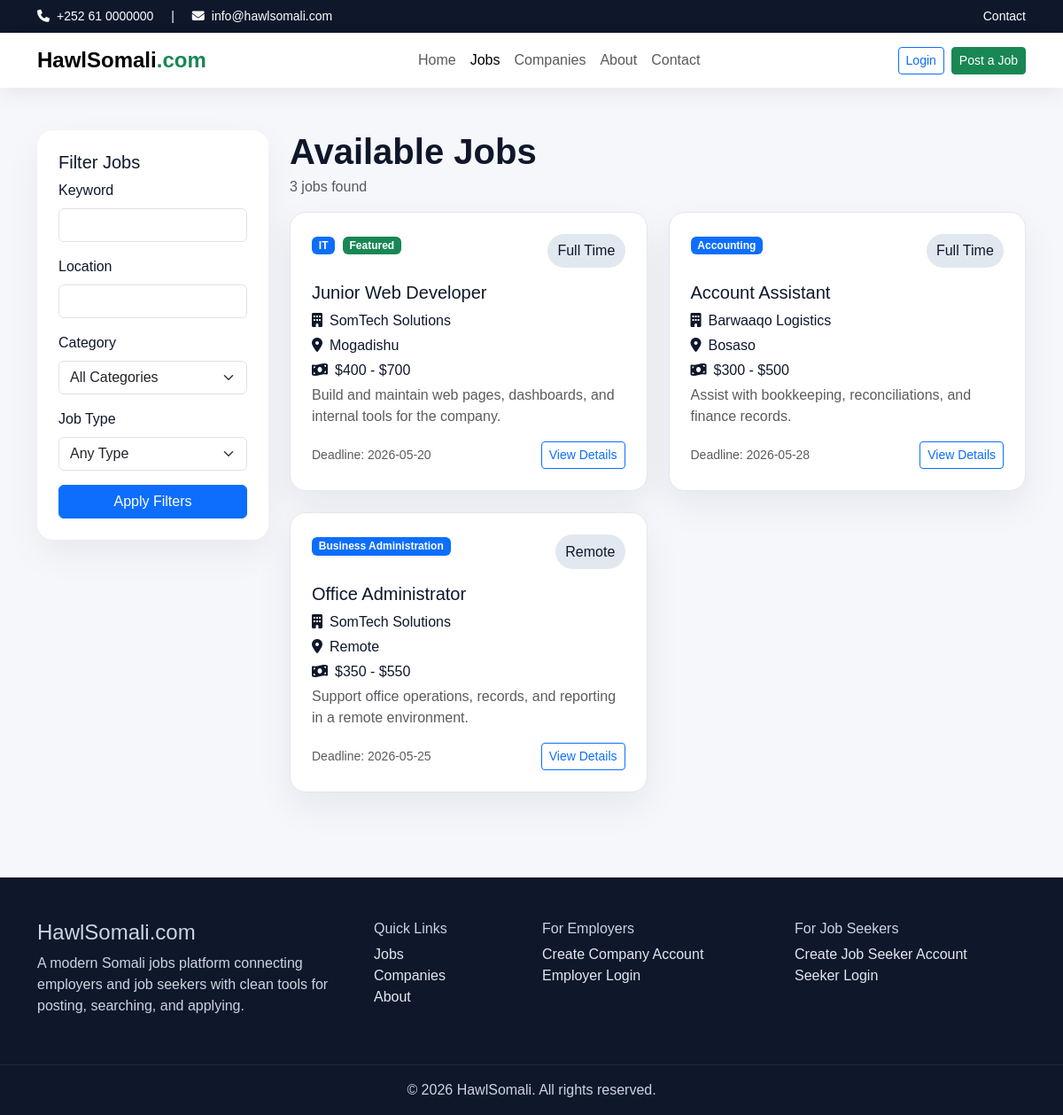
Screenshot of /pages/jobs.php with the database file from the repository.
### tables this page shows
CREATE TABLE jobs (
  id INT AUTO_INCREMENT PRIMARY KEY,
  employer_id INT NOT NULL,
  category_id INT NOT NULL,
  location_id INT NOT NULL,
  title VARCHAR(180) NOT NULL,
  job_type VARCHAR(50) NOT NULL DEFAULT 'Full Time',
  salary_min DECIMAL(10,2) NOT NULL DEFAULT 0.00,
  salary_max DECIMAL(10,2) NOT NULL DEFAULT 0.00,
  experience_level VARCHAR(100) DEFAULT NULL,
  education_level VARCHAR(100) DEFAULT NULL,
  vacancy_count INT NOT NULL DEFAULT 1,
  deadline DATE DEFAULT NULL,
  description TEXT,
  requirements TEXT,
  responsibilities TEXT,
  status VARCHAR(20) NOT NULL DEFAULT 'active',
  is_approved TINYINT(1) NOT NULL DEFAULT 0,
  is_featured TINYINT(1) NOT NULL DEFAULT 0,
  created_at DATETIME DEFAULT CURRENT_TIMESTAMP,
  CONSTRAINT fk_jobs_employer FOREIGN KEY (employer_id) REFERENCES employers(id) ON DELETE CASCADE,
  CONSTRAINT fk_jobs_category FOREIGN KEY (category_id) REFERENCES categories(id),
  CONSTRAINT fk_jobs_location FOREIGN KEY (location_id) REFERENCES locations(id)
);

CREATE TABLE categories (
  id INT AUTO_INCREMENT PRIMARY KEY,
  name VARCHAR(100) NOT NULL
);

CREATE TABLE employers (
  id INT AUTO_INCREMENT PRIMARY KEY,
  company_name VARCHAR(150) NOT NULL,
  email VARCHAR(150) NOT NULL UNIQUE,
  password VARCHAR(255) NOT NULL,
  phone VARCHAR(30) DEFAULT NULL,
  address VARCHAR(255) DEFAULT NULL,
  website VARCHAR(150) DEFAULT NULL,
  description TEXT,
  logo VARCHAR(255) DEFAULT NULL,
  status VARCHAR(20) NOT NULL DEFAULT 'active',
  created_at DATETIME DEFAULT CURRENT_TIMESTAMP
);

CREATE TABLE locations (
  id INT AUTO_INCREMENT PRIMARY KEY,
  name VARCHAR(100) NOT NULL
);

### includes/functions.php (called while the page is built, shortened)
<?php
function e($value) {
    return htmlspecialchars((string)$value, ENT_QUOTES, 'UTF-8');
}
?>

### pages/jobs.php (the view, shortened to what this page needs)
<?php
require_once __DIR__ . '/../config/db.php'; require_once __DIR__ . '/../includes/functions.php';
$where = ["j.is_approved=1"];
$params = [];
$sql = "SELECT j.*, e.company_name, c.name AS category_name, l.name AS location_name
        FROM jobs j
        JOIN employers e ON j.employer_id=e.id
        JOIN categories c ON j.category_id=c.id
        JOIN locations l ON j.location_id=l.id
        WHERE " . implode(' AND ', $where) . " ORDER BY j.is_featured DESC, j.id DESC";
$stmt=$pdo->prepare($sql); $stmt->execute($params); $jobs=$stmt->fetchAll();
include __DIR__ . '/../includes/header.php'; include __DIR__ . '/../includes/navbar.php';
?>
<section class="py-5">
 <div class="container">
  <div class="row g-4">
   <div class="col-lg-3">
     <div class="form-section">
      <h5>Filter Jobs</h5>
      <form method="get" class="row g-3">
       <div class="col-12"><label class="form-label">Keyword</label><input name="keyword" value="<?= e($_GET['keyword'] ?? '') ?>" class="form-control"></div>
       <div class="col-12"><label class="form-label">Location</label><input name="location" value="<?= e($_GET['location'] ?? '') ?>" class="form-control"></div>
       <div class="col-12"><label class="form-label">Category</label>
         <select name="category_id" class="form-select">
           <option value="">All Categories</option>
         </select>
       </div>
       <div class="col-12"><label class="form-label">Job Type</label>
         <select name="job_type" class="form-select">
           <option value="">Any Type</option>
         </select>
       </div>
       <div class="col-12 d-grid"><button class="btn btn-primary">Apply Filters</button></div>
      </form>
     </div>
   </div>
   <div class="col-lg-9">
    <div class="d-flex justify-content-between align-items-center mb-3 flex-wrap gap-2">
      <div><h1 class="section-title mb-1">Available Jobs</h1><p class="text-muted mb-0"><?= count($jobs) ?> jobs found</p></div>
    </div>
    <div class="row g-4">
      <?php foreach($jobs as $job): ?>
      <div class="col-md-6">
        <div class="job-card p-4 h-100">
          <div class="d-flex justify-content-between mb-3">
            <div>
              <span class="badge bg-primary"><?= e($job['category_name']) ?></span>
              <?php if($job['is_featured']): ?><span class="badge bg-success ms-1">Featured</span><?php endif; ?>
            </div>
            <span class="badge-soft"><?= e($job['job_type']) ?></span>
          </div>
          <h5><?= e($job['title']) ?></h5>
          <p class="mb-1"><i class="fa-solid fa-building me-2"></i><?= e($job['company_name']) ?></p>
          <p class="mb-1"><i class="fa-solid fa-location-dot me-2"></i><?= e($job['location_name']) ?></p>
          <p class="mb-1"><i class="fa-solid fa-money-bill-wave me-2"></i>$<?= number_format((float)$job['salary_min']) ?> - $<?= number_format((float)$job['salary_max']) ?></p>
          <p class="text-muted"><?= e(mb_strimwidth(strip_tags($job['description']),0,120,'...')) ?></p>
          <div class="d-flex justify-content-between align-items-center">
            <small class="text-muted">Deadline: <?= e($job['deadline']) ?></small>
            <a href="<?= BASE_URL ?>/pages/job-details.php?id=<?= $job['id'] ?>" class="btn btn-sm btn-outline-primary">View Details</a>
          </div>
        </div>
      </div>
      <?php endforeach; ?>
    </div>
   </div>
  </div>
 </div>
</section>
<?php include __DIR__ . '/../includes/footer.php'; ?>

### assets/css/style.css (style rules this page uses)
:root { --primary:#1d4ed8; --secondary:#0f172a; --accent:#16a34a; --soft:#f8fafc; --muted:#64748b; }
body { font-family:Arial,Helvetica,sans-serif;background:#f5f7fb;color:#0f172a; }
.hero-card,.search-card,.metric-card,.job-card,.feature-card,.content-card,.sidebar-card { background:#fff;border-radius:18px;box-shadow:0 16px 40px rgba(15,23,42,.07); }
.section-title { font-weight:800; }
.job-card { border:1px solid #e5e7eb; }
.form-section { background:#fff;border-radius:18px;padding:24px;box-shadow:0 16px 40px rgba(15,23,42,.06); }
.badge-soft { background:#e2e8f0;color:#0f172a;padding:.45rem .7rem;border-radius:999px; }

### rows the page displays
jobs: category.name "IT", is_featured "Featured", job_type "Full Time", title "Junior Web Developer", employer.company_name "SomTech Solutions", location.name "Mogadishu", salary_min "400", salary_max "700", description "Build and maintain web pages, dashboards, and internal tools for the company.", deadline "2026-05-20"
jobs: category.name "Accounting", job_type "Full Time", title "Account Assistant", employer.company_name "Barwaaqo Logistics", location.name "Bosaso", salary_min "300", salary_max "500", description "Assist with bookkeeping, reconciliations, and finance records.", deadline "2026-05-28"
jobs: category.name "Business Administration", job_type "Remote", title "Office Administrator", employer.company_name "SomTech Solutions", location.name "Remote", salary_min "350", salary_max "550", description "Support office operations, records, and reporting in a remote environment.", deadline "2026-05-25"

### other values shown
count($jobs) "3"
